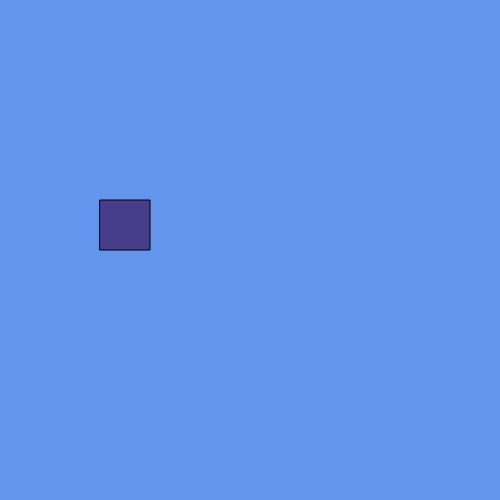
Frame 1 (no input)
Frame 60 (no input): identical to frame 1, image omitted
Frame 120 (the mouse pressed at the canvas centre since frame 60): identical to frame 1, image omitted

The p5.js sketch that drew this single still picture (run headless with seeded random() and noise() and a simulated clock; from frame 60 on, the mouse is pressed at the canvas centre):

// p5.js sketch
// ── sketch.js
function setup() {
    createCanvas(500, 500);
}

function draw() {
    background(100, 149, 237);
    drawSquare()
}

function drawSquare() {
    let fillCol = [72, 61, 139]; // store as an array!
    let x = 100;
    let y = 200;
    let squareWidth = 50;
    let squareHeight = 50;

    fill(fillCol)
    rect(x, y, squareWidth, squareHeight);
}
